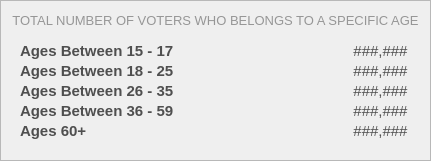
    <widget class="QFrame" name="demo_framePopulationOverview_3">
     <property name="geometry">
      <rect>
       <x>450</x>
       <y>260</y>
       <width>431</width>
       <height>161</height>
      </rect>
     </property>
     <property name="styleSheet">
      <string notr="true">#demo_framePopulationOverview_3{
	background-color: #fcfcfc;
}</string>
     </property>
     <property name="frameShape">
      <enum>QFrame::Shape::StyledPanel</enum>
     </property>
     <property name="frameShadow">
      <enum>QFrame::Shadow::Raised</enum>
     </property>
     <widget class="QLabel" name="voter_60P">
      <property name="geometry">
       <rect>
        <x>350</x>
        <y>120</y>
        <width>61</width>
        <height>21</height>
       </rect>
      </property>
      <property name="font">
       <font>
        <family>Arial</family>
        <pointsize>11</pointsize>
        <bold>false</bold>
       </font>
      </property>
      <property name="styleSheet">
       <string notr="true">#voter_60P {
	background-color: transparent;
	color: #4f4f4f;
}
</string>
      </property>
      <property name="text">
       <string>###,###</string>
      </property>
      <property name="alignment">
       <set>Qt::AlignmentFlag::AlignCenter</set>
      </property>
     </widget>
     <widget class="QLabel" name="voter_26_35">
      <property name="geometry">
       <rect>
        <x>350</x>
        <y>80</y>
        <width>61</width>
        <height>21</height>
       </rect>
      </property>
      <property name="font">
       <font>
        <family>Arial</family>
        <pointsize>11</pointsize>
        <bold>false</bold>
       </font>
      </property>
      <property name="styleSheet">
       <string notr="true">#voter_26_35 {
	background-color: transparent;
	color: #4f4f4f;
}
</string>
      </property>
      <property name="text">
       <string>###,###</string>
      </property>
      <property name="alignment">
       <set>Qt::AlignmentFlag::AlignCenter</set>
      </property>
     </widget>
     <widget class="QLabel" name="voter_36_59">
      <property name="geometry">
       <rect>
        <x>350</x>
        <y>100</y>
        <width>61</width>
        <height>21</height>
       </rect>
      </property>
      <property name="font">
       <font>
        <family>Arial</family>
        <pointsize>11</pointsize>
        <bold>false</bold>
       </font>
      </property>
      <property name="styleSheet">
       <string notr="true">#voter_36_59 {
	background-color: transparent;
	color: #4f4f4f;
}
</string>
      </property>
      <property name="text">
       <string>###,###</string>
      </property>
      <property name="alignment">
       <set>Qt::AlignmentFlag::AlignCenter</set>
      </property>
     </widget>
     <widget class="QLabel" name="voter_label_26_35">
      <property name="geometry">
       <rect>
        <x>20</x>
        <y>80</y>
        <width>201</width>
        <height>21</height>
       </rect>
      </property>
      <property name="font">
       <font>
        <family>Arial</family>
        <pointsize>11</pointsize>
        <bold>true</bold>
       </font>
      </property>
      <property name="styleSheet">
       <string notr="true">#voter_label_26_35 {
	background-color: transparent;
	color: #4f4f4f;
}
</string>
      </property>
      <property name="text">
       <string>Ages Between 26 - 35</string>
      </property>
      <property name="alignment">
       <set>Qt::AlignmentFlag::AlignLeading|Qt::AlignmentFlag::AlignLeft|Qt::AlignmentFlag::AlignVCenter</set>
      </property>
     </widget>
     <widget class="QLabel" name="voter_label_36_59">
      <property name="geometry">
       <rect>
        <x>20</x>
        <y>100</y>
        <width>201</width>
        <height>21</height>
       </rect>
      </property>
      <property name="font">
       <font>
        <family>Arial</family>
        <pointsize>11</pointsize>
        <bold>true</bold>
       </font>
      </property>
      <property name="styleSheet">
       <string notr="true">#voter_label_36_59 {
	background-color: transparent;
	color: #4f4f4f;
}
</string>
      </property>
      <property name="text">
       <string>Ages Between 36 - 59</string>
      </property>
      <property name="alignment">
       <set>Qt::AlignmentFlag::AlignLeading|Qt::AlignmentFlag::AlignLeft|Qt::AlignmentFlag::AlignVCenter</set>
      </property>
     </widget>
     <widget class="QLabel" name="voter_label_60">
      <property name="geometry">
       <rect>
        <x>20</x>
        <y>120</y>
        <width>141</width>
        <height>21</height>
       </rect>
      </property>
      <property name="font">
       <font>
        <family>Arial</family>
        <pointsize>11</pointsize>
        <bold>true</bold>
       </font>
      </property>
      <property name="styleSheet">
       <string notr="true">#voter_label_60 {
	background-color: transparent;
	color: #4f4f4f;
}
</string>
      </property>
      <property name="text">
       <string>Ages 60+</string>
      </property>
      <property name="alignment">
       <set>Qt::AlignmentFlag::AlignLeading|Qt::AlignmentFlag::AlignLeft|Qt::AlignmentFlag::AlignVCenter</set>
      </property>
     </widget>
     <widget class="QLabel" name="voter_18_25">
      <property name="geometry">
       <rect>
        <x>350</x>
        <y>60</y>
        <width>61</width>
        <height>21</height>
       </rect>
      </property>
      <property name="font">
       <font>
        <family>Arial</family>
        <pointsize>11</pointsize>
        <bold>false</bold>
       </font>
      </property>
      <property name="styleSheet">
       <string notr="true">#voter_18_25 {
	background-color: transparent;
	color: #4f4f4f;
}
</string>
      </property>
      <property name="text">
       <string>###,###</string>
      </property>
      <property name="alignment">
       <set>Qt::AlignmentFlag::AlignCenter</set>
      </property>
     </widget>
     <widget class="QLabel" name="voter_label_18_25">
      <property name="geometry">
       <rect>
        <x>20</x>
        <y>60</y>
        <width>201</width>
        <height>21</height>
       </rect>
      </property>
      <property name="font">
       <font>
        <family>Arial</family>
        <pointsize>11</pointsize>
        <bold>true</bold>
       </font>
      </property>
      <property name="styleSheet">
       <string notr="true">#voter_label_18_25 {
	background-color: transparent;
	color: #4f4f4f;
}
</string>
      </property>
      <property name="text">
       <string>Ages Between 18 - 25</string>
      </property>
      <property name="alignment">
       <set>Qt::AlignmentFlag::AlignLeading|Qt::AlignmentFlag::AlignLeft|Qt::AlignmentFlag::AlignVCenter</set>
      </property>
     </widget>
     <widget class="QLabel" name="label_desc2_3">
      <property name="geometry">
       <rect>
        <x>0</x>
        <y>10</y>
        <width>431</width>
        <height>20</height>
       </rect>
      </property>
      <property name="font">
       <font>
        <family>Arial</family>
        <pointsize>10</pointsize>
       </font>
      </property>
      <property name="styleSheet">
       <string notr="true">#label_desc2_3{
	color: #969696;
}</string>
      </property>
      <property name="text">
       <string>TOTAL NUMBER OF VOTERS WHO BELONGS TO A SPECIFIC AGE</string>
      </property>
      <property name="alignment">
       <set>Qt::AlignmentFlag::AlignCenter</set>
      </property>
     </widget>
     <widget class="QLabel" name="voter_15_17">
      <property name="geometry">
       <rect>
        <x>350</x>
        <y>40</y>
        <width>61</width>
        <height>21</height>
       </rect>
      </property>
      <property name="font">
       <font>
        <family>Arial</family>
        <pointsize>11</pointsize>
        <bold>false</bold>
       </font>
      </property>
      <property name="styleSheet">
       <string notr="true">#voter_15_17 {
	background-color: transparent;
	color: #4f4f4f;
}
</string>
      </property>
      <property name="text">
       <string>###,###</string>
      </property>
      <property name="alignment">
       <set>Qt::AlignmentFlag::AlignCenter</set>
      </property>
     </widget>
     <widget class="QLabel" name="voter_label_15_17">
      <property name="geometry">
       <rect>
        <x>20</x>
        <y>40</y>
        <width>201</width>
        <height>21</height>
       </rect>
      </property>
      <property name="font">
       <font>
        <family>Arial</family>
        <pointsize>11</pointsize>
        <bold>true</bold>
       </font>
      </property>
      <property name="styleSheet">
       <string notr="true">#voter_label_15_17 {
	background-color: transparent;
	color: #4f4f4f;
}
</string>
      </property>
      <property name="text">
       <string>Ages Between 15 - 17</string>
      </property>
      <property name="alignment">
       <set>Qt::AlignmentFlag::AlignLeading|Qt::AlignmentFlag::AlignLeft|Qt::AlignmentFlag::AlignVCenter</set>
      </property>
     </widget>
    </widget>
